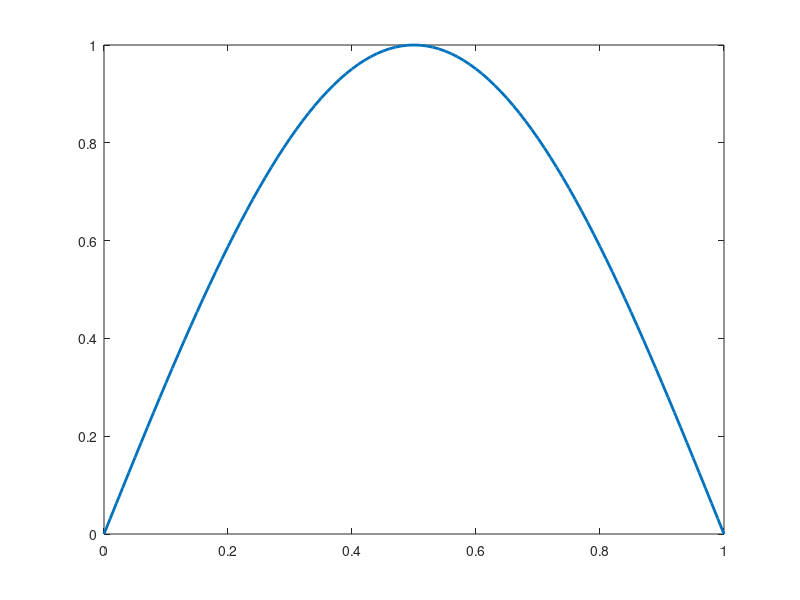

The MATLAB source for this figure: (Note: this script raises an error after producing the figure.)
clear;
clc;

%% параметры
x_lim = [0 1];  % границы пространства
t_lim = [0 1];  % границы по времени
c = 1;          % скорость звука
dx = 10^-2;     % пространственный шаг

% внешняя сила
external_force = @(x, t) 0;
% начальное значение
initial_value = @(x) sin(pi * x);
% начальная скорость
initial_speed = @(x) 0;

% граничные условия
left_constrain = @(t) 0;
right_constrain = @(t) 0;

%% расчет переменных
dt = dx / c;                % шаг по времени
x = x_lim(1):dx:x_lim(2);   % вектор значений коордитнаты
t = t_lim(1):dt:t_lim(2);   % вектор значений времени

% создание массива для решения
string = zeros(length(t), length(x));

% начальные условия
string(1, :) = initial_value(x);
string(2, :) = string(1, :) + dt * initial_speed(x);

% граничные условия
string(:, 1) = left_constrain(t);
string(:, end) = right_constrain(t);

% график начальных условий
% plot(x, String(1, :), "LineWidth", 2)

%% расчёт в цикле
tic
for i = 3:size(string, 1)
    for j = 2:(size(string, 2) - 1)
        string(i, j) = string(i - 1, j - 1) + string(i - 1, j + 1) - ...
            string(i - 2, j) + dt^2 * external_force(x(j), t(i));
    end
end
toc

%% анимация
figure;
p = plot(x, string(1, :), "LineWidth", 2);
s = subtitle("t = " + t(1));
xlabel("x, м");
ylabel("y, м");
xlim(x_lim)
ylim([min(string, [], "all") max(string, [], "all")])

exportgraphics(gcf, "animation.gif");

% while true
    tic
    for i = 1:size(string, 1)
        p.YData = string(i, :);
        s.String = "t = " + t(i);
        drawnow
        pause(0.01)
        exportgraphics(gcf, "animation.gif", Append = true);
    end
    toc;
% end

%% график всего
[X, T] = meshgrid(x, t);
figure;
contour(X, T, string, "Fill", "on", "LineColor", "k", "LineWidth", 1);
xlabel("x, м");
ylabel("t, c");
c = colorbar;
c.Label.String = "y, м";
% saveas(gcf, "contour.png");